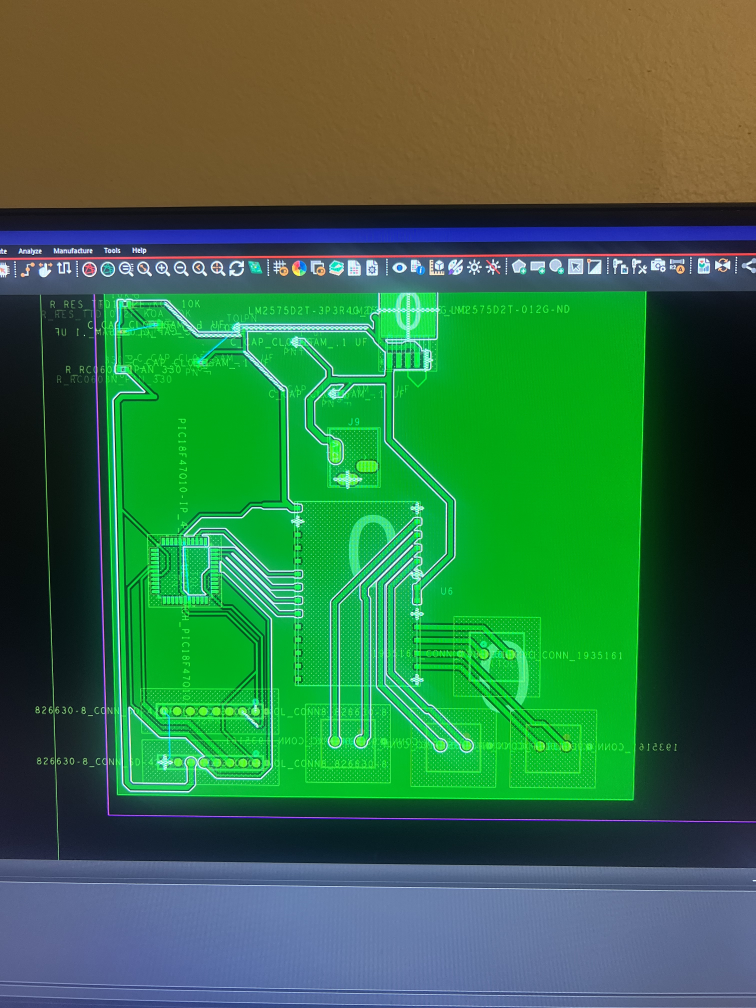
#> input picture projects/IMG_5938.jpg, 3024 x 4032 px, given in place of the camera (shown at 1/4 size)
$ python 'camerafinalv7 (1).py'
#> lines starting #> are read from the running program, lines starting #| are printed output that depends on the picture; after the words box and inside, x2 and y2 are one past the last pixel; in counts of white or black regions, pixels touching at a corner belong together
import cv2
import numpy as np
import serial
import time
import threading
import matplotlib.pyplot as plt
import matplotlib.animation as animation

# —–––– Serial Setup —––––
ser = serial.Serial(port='COM5', baudrate=9600, timeout=1)
time.sleep(2)

# —–––– PID parameters —––––
Kp, Ki, Kd = 1.2, 0.30, 0.01
## adjust_kp = 0.05
sum_error = last_error = 0.0
last_d_error = 0.0

# —–––– Frame & Speed parameters —––––
frame_width = 640
frame_center = frame_width / 2
max_speed = 180
min_speed = -180

# —–––– Timing control —––––
last_time = time.perf_counter()

# —–––– Open camera —––––
cap = cv2.VideoCapture(0)
cap.set(cv2.CAP_PROP_FRAME_WIDTH, 640)
cap.set(cv2.CAP_PROP_FRAME_HEIGHT, 480)
cap.set(cv2.CAP_PROP_BRIGHTNESS, 150)
cap.set(cv2.CAP_PROP_CONTRAST, 50)
cap.set(cv2.CAP_PROP_SATURATION, 50)
cap.set(cv2.CAP_PROP_EXPOSURE, -4)

if not cap.isOpened():
    print("Error: could not open camera index 0")
    exit(1)

# Constants
START_BYTE = 0xFF

# Previous mask
prev_red_mask = None

# —–––– Global storage for plotting —––––
plot_data = {
    'error': [],
    'speed': [],
    'dt': [],
    'time': [],
    'cross_times': []
}
start_plot_time = time.time()

# —–––– Plotting function —––––
def live_plot():
    fig, (ax1, ax2, ax3) = plt.subplots(3, 1, figsize=(8, 6))
    fig.suptitle('Real-Time PID Signals')

    def animate(i):
        if len(plot_data['time']) < 2:
            return

        ax1.clear()
        ax2.clear()
        ax3.clear()

        ax1.plot(plot_data['time'], plot_data['error'], label='Error')
        ax2.plot(plot_data['time'], plot_data['speed'], label='Speed', color='g')
        ax3.plot(plot_data['time'], plot_data['dt'], label='dt (s)', color='r')

        ax1.legend()
        ax2.legend()
        ax3.legend()

        ax1.set_ylabel('Error (px)')
        ax2.set_ylabel('Speed')
        ax3.set_ylabel('dt (s)')
        ax3.set_xlabel('Time (s)')

        ax1.grid()
        ax2.grid()
        ax3.grid()

    ani = animation.FuncAnimation(fig, animate, interval=200, cache_frame_data=False)
    plt.show()

# —–––– Start the plotter thread —––––
threading.Thread(target=live_plot, daemon=True).start()

# —–––– RED DETECTION FUNCTION —––––
def detect_red(frame):
    hsv = cv2.cvtColor(frame, cv2.COLOR_BGR2HSV)

    lower_red1 = np.array([0, 80, 80])
    upper_red1 = np.array([15, 255, 255])
    lower_red2 = np.array([150, 80, 80])
    upper_red2 = np.array([180, 255, 255])

    mask1 = cv2.inRange(hsv, lower_red1, upper_red1)
    mask2 = cv2.inRange(hsv, lower_red2, upper_red2)
    red_mask = cv2.bitwise_or(mask1, mask2)

    kernel = np.ones((6, 6), np.uint8)
    red_mask = cv2.morphologyEx(red_mask, cv2.MORPH_OPEN, kernel)
    red_mask = cv2.morphologyEx(red_mask, cv2.MORPH_CLOSE, kernel)

    contours, _ = cv2.findContours(red_mask, cv2.RETR_EXTERNAL, cv2.CHAIN_APPROX_SIMPLE)
    mask_clean = np.zeros_like(red_mask)

    for cnt in contours:
        if cv2.contourArea(cnt) > 100:
            cv2.drawContours(mask_clean, [cnt], -1, 255, thickness=cv2.FILLED)

    return mask_clean, hsv

# —–––– HSV Debug Mouse Click Callback —––––
def mouse_callback(event, x, y, flags, param):
    global hsv_debug
    if event == cv2.EVENT_LBUTTONDOWN:
        hsv_pixel = hsv_debug[y, x]
        print(f"HSV at ({x},{y}) = {hsv_pixel}")

cv2.namedWindow('Original')
cv2.setMouseCallback('Original', mouse_callback)

# —–––– Main Loop —––––
try:
    while True:
        ret, frame = cap.read()
#> frame is the input picture: shape (4032, 3024, 3); mean B, G, R 68.9, 112.9, 54
        if not ret:
            print("Error: frame not captured")
            break

        now = time.perf_counter()
        dt = now - last_time
        last_time = now

        # --- Draw center crosshair ---
        h, w = frame.shape[:2]
#> h = 4032; w = 3024
        cx, cy = w // 2, h // 2
#> cx = 1512; cy = 2016
        cv2.line(frame, (cx, 0), (cx, h), (0, 255, 0), 1)
        cv2.line(frame, (0, cy), (w, cy), (0, 255, 0), 1)

        # --- Red Detection ---
        red_mask, hsv_debug = detect_red(frame)
#> in detect_red, `hsv = cv2.cvtColor(frame, cv2.COLOR_BGR2HSV)`: hsv: shape (4032, 3024, 3); mean H, S, V 72.5, 172.2, 130
#> in detect_red, `mask1 = cv2.inRange(hsv, lower_red1, upper_red1)`:
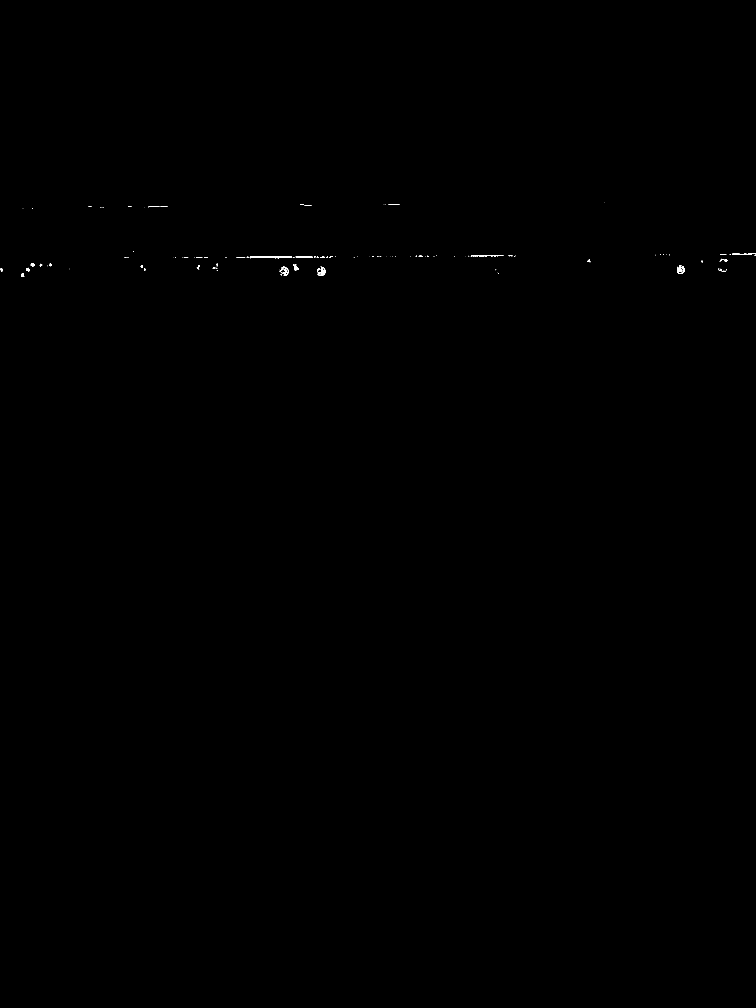
#> mask1: shape (4032, 3024) (shown at 1/4 size); 0.05% white; 142 white regions (101 under 20 px), largest, box (x1, y1, x2, y2) and area: (999, 1024, 1168, 1033) 1049, (1270, 1067, 1302, 1104) 514, (2708, 1061, 2739, 1096) 454
#> in detect_red, `mask2 = cv2.inRange(hsv, lower_red2, upper_red2)`:
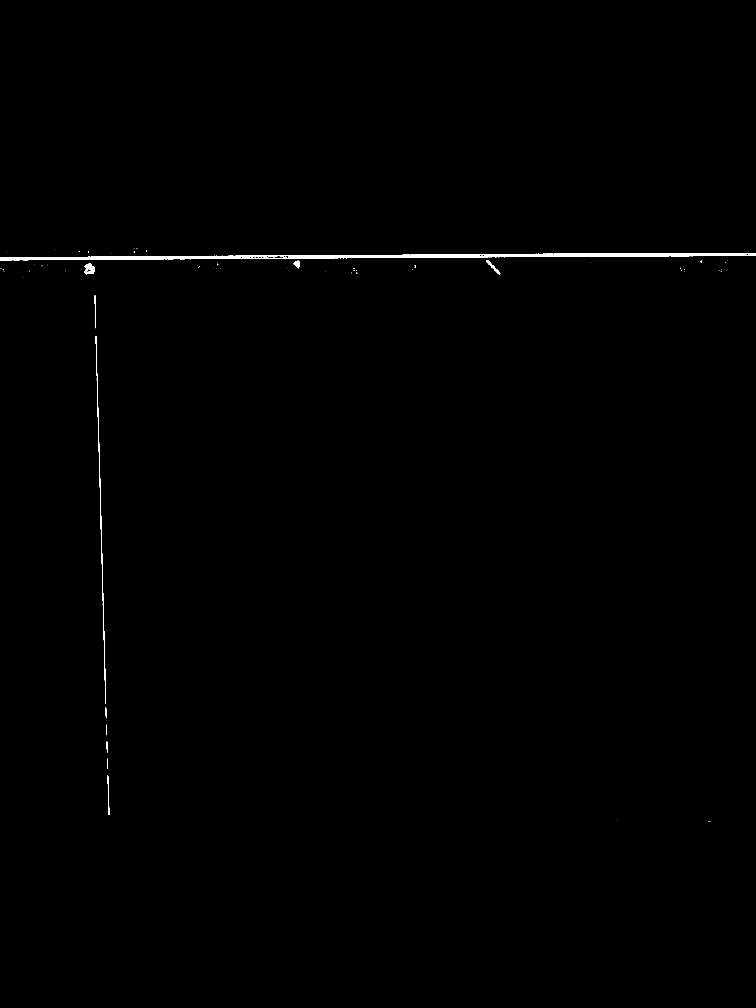
#> mask2: shape (4032, 3024) (shown at 1/4 size); 0.33% white; 76 white regions (61 under 20 px), largest, box (x1, y1, x2, y2) and area: (1513, 1012, 3024, 1032) 16733, (0, 1020, 1512, 1041) 15894, (401, 2017, 423, 2743) 1717
#> in detect_red, `red_mask = cv2.bitwise_or(mask1, mask2)`: red_mask: shape (4032, 3024); 0.37% white; 113 white regions (73 under 20 px), largest, box (x1, y1, x2, y2) and area: (0, 1020, 1512, 1041) 17695, (1513, 1012, 3024, 1032) 17591, (401, 2017, 423, 2743) 1717
#> in detect_red, `red_mask = cv2.morphologyEx(red_mask, cv2.MORPH_OPEN, kernel)`:
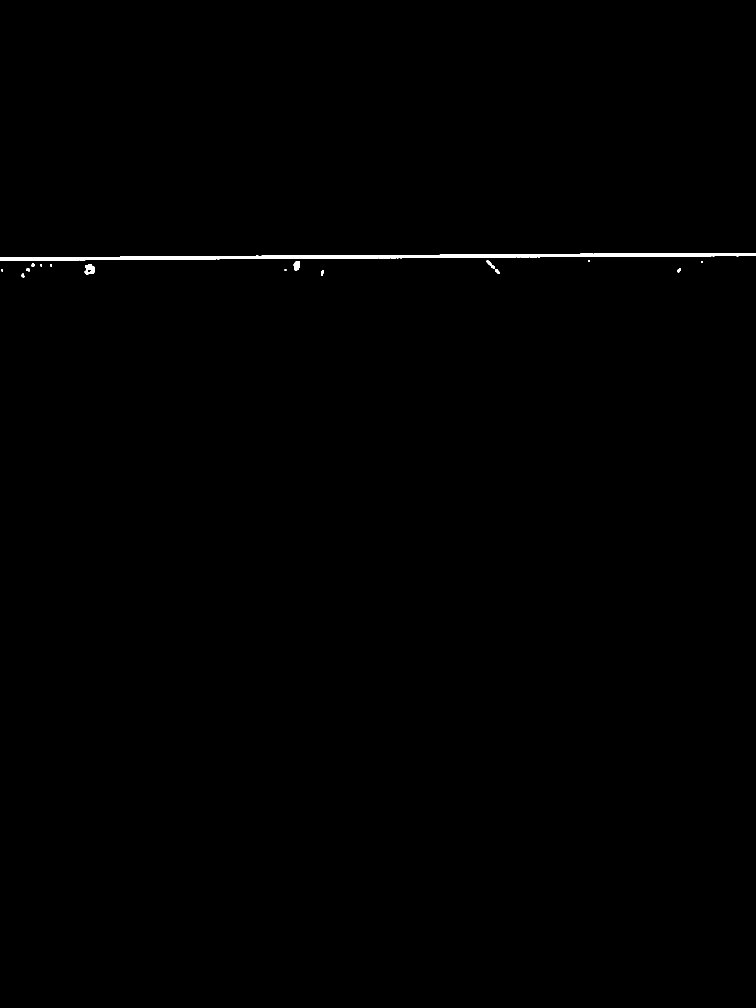
#> red_mask: shape (4032, 3024) (shown at 1/4 size); 0.31% white; 19 white regions, largest, box (x1, y1, x2, y2) and area: (0, 1021, 1513, 1042) 17616, (1514, 1013, 3024, 1033) 17484, (339, 1056, 380, 1097) 1109
#> in detect_red, `red_mask = cv2.morphologyEx(red_mask, cv2.MORPH_CLOSE, kernel)`:
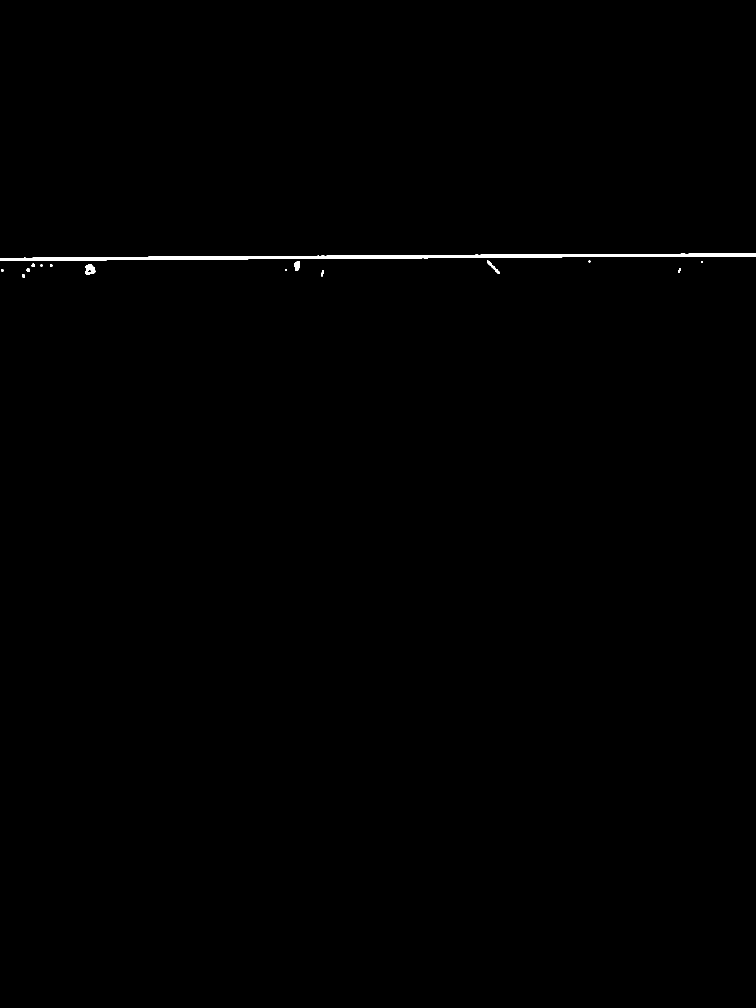
#> red_mask: shape (4032, 3024) (shown at 1/4 size); 0.32% white; 17 white regions
#> in detect_red, `contours, _ = cv2.findContours(red_mask, cv2.RETR_EXTERNAL, cv2.CHAIN_..`: contours = 17 contours; largest, box (x1, y1, x2, y2) and area: (0, 1014, 3024, 1043) 32173, (340, 1057, 381, 1098) 1174, (1176, 1046, 1200, 1083) 634, (1948, 1043, 1967, 1062) 177, (1981, 1078, 2000, 1096) 170
#> the loop in detect_red, `for cnt in contours:` made 17 passes
#> cnt on passes 4, 10, 14, 15: [[1140, 1078], [1140, 1083], [1145, 1083], [1145, 1078]], [[163, 1058], [163, 1065], [168, 1065], [168, 1058]], [[2806, 1045], [2806, 1050], [2811, 1050], [2811, 1045]], [[2355, 1043], [2355, 1048], [2360, 1048], [2360, 1043]]
#> after the loop in detect_red, `for cnt in contours:`: mask_clean: shape (4032, 3024); 0.31% white; 10 white regions, largest, box (x1, y1, x2, y2) and area: (0, 1014, 3024, 1043) 35207, (340, 1057, 381, 1098) 1243, (1176, 1046, 1200, 1083) 682

        # --- Tracking Mask ---
        track_mask = red_mask

        # --- Centroid Calculation ---
        cols = track_mask.sum(axis=0)
#> cols = 3024 values, max 13260 at index 354, min 2550 at index 51, mean 3220.9
        if cols.sum() == 0:
            searching = True
            column_location = frame_center  # Stay centered when no detection
        else:
            indices = np.arange(frame_width)
#> (the run stopped early here; a loop or call above may not have finished)

$ run again, on projects/IMG_6032.jpg
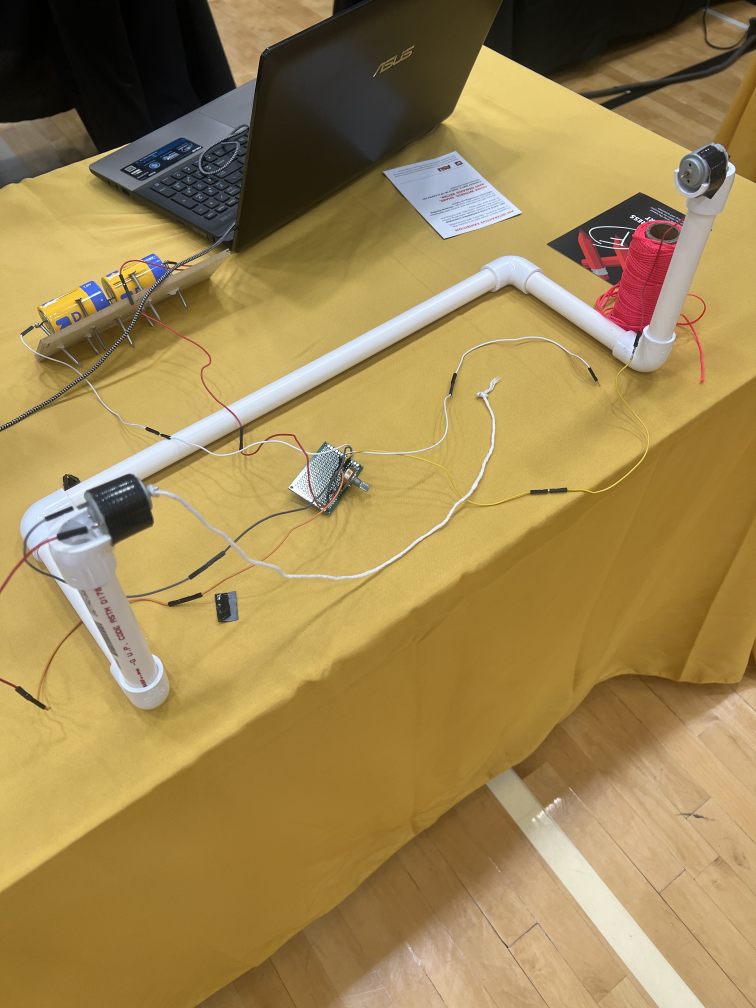
#> input picture projects/IMG_6032.jpg, 3024 x 4032 px, given in place of the camera (shown at 1/4 size)
#> frame is the input picture: shape (4032, 3024, 3); mean B, G, R 81.9, 133.6, 158.4
#> hsv: shape (4032, 3024, 3); mean H, S, V 27.6, 126.6, 159.8
#> in detect_red, `mask1 = cv2.inRange(hsv, lower_red1, upper_red1)`:
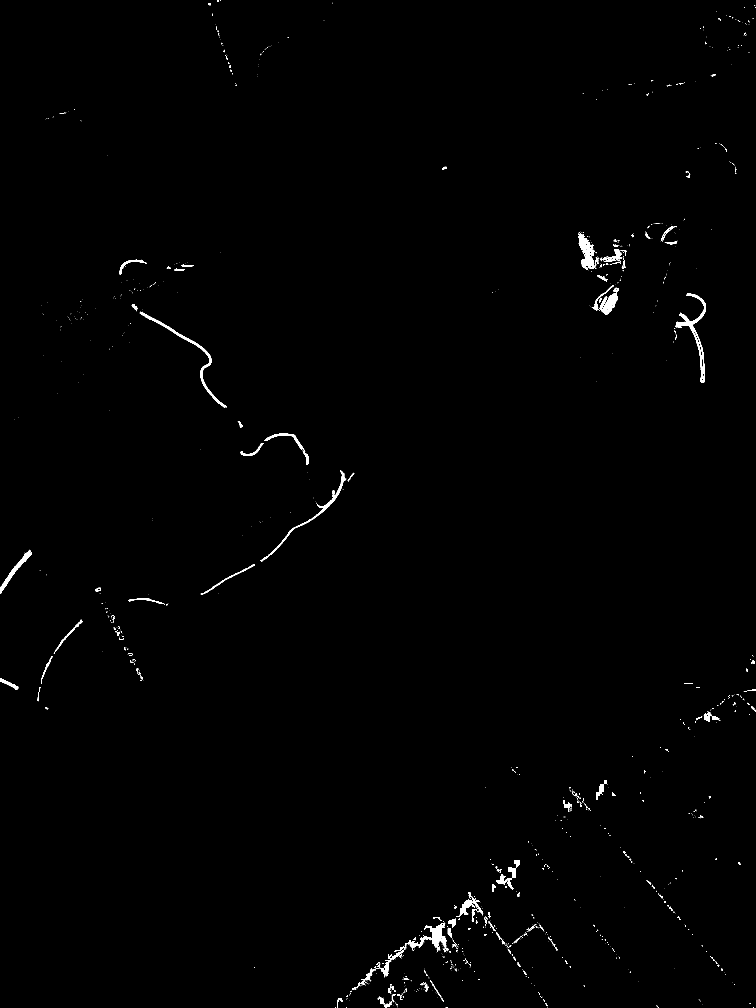
#> mask1: shape (4032, 3024) (shown at 1/4 size); 0.55% white; 1442 white regions (1222 under 20 px), largest, box (x1, y1, x2, y2) and area: (2701, 1174, 2824, 1530) 5641, (559, 1247, 907, 1631) 4967, (1622, 3692, 1785, 3806) 4911
#> mask2: shape (4032, 3024); 0.7% white; 176 white regions (127 under 20 px), largest, box (x1, y1, x2, y2) and area: (2356, 868, 2741, 1344) 76649, (2313, 919, 2377, 981) 1139, (2770, 1315, 2816, 1523) 1064
#> contours = 68 contours, 1 with area under 20; largest, box (x1, y1, x2, y2) and area: (2313, 875, 2740, 1335) 95226, (2705, 1176, 2826, 1531) 6200, (564, 1250, 906, 1632) 4416, (1635, 3698, 1783, 3792) 3490, (0, 2178, 167, 2376) 3278
#> the loop in detect_red, `for cnt in contours:` made 68 passes
#> cnt on passes 6, 9, 11, 12, 13, 17, 19: [[1554, 3843], [1554, 3849], [1559, 3849], [1559, 3843]], [[1749, 3779], [1749, 3784], [1754, 3784], [1754, 3779]], [[1940, 3738], [1940, 3743], [1945, 3743], [1945, 3738]], [[1874, 3714], [1874, 3719], [1879, 3719], [1879, 3714]], [[1794, 3714], [1794, 3725], [1803, 3725], [1803, 3714]], [[1897, 3607], [1897, 3612], [1902, 3612], [1902, 3607]], [[2072, 3580], [2072, 3586], [2077, 3586], [2077, 3580]]
#> after the loop in detect_red, `for cnt in contours:`:
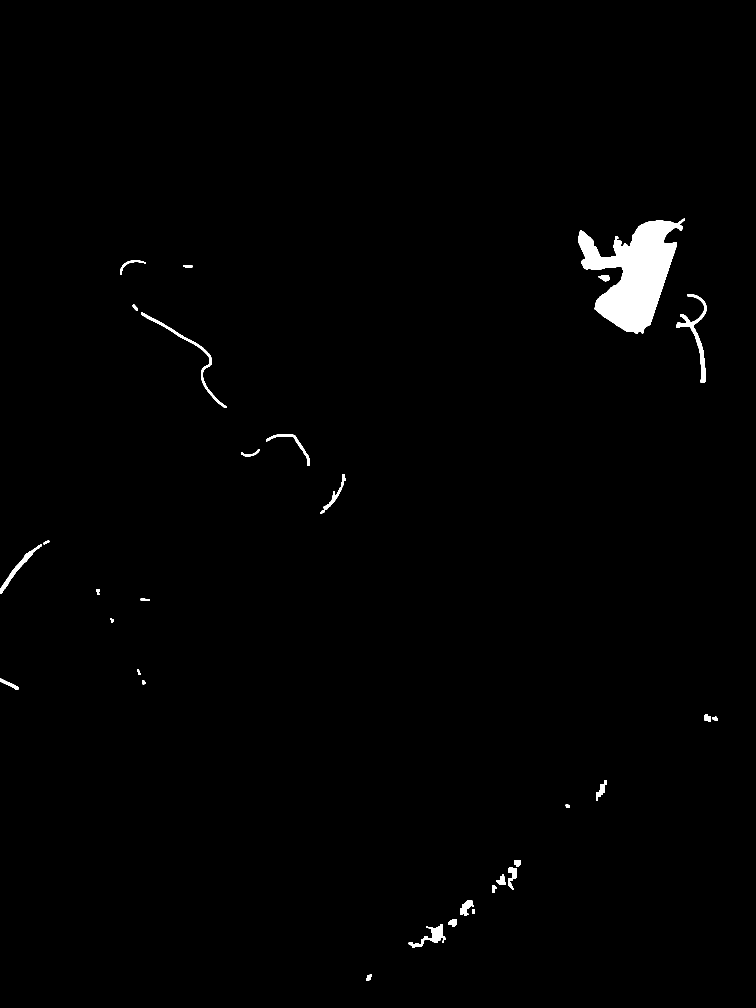
#> mask_clean: shape (4032, 3024) (shown at 1/4 size); 1.1% white; 31 white regions, largest, box (x1, y1, x2, y2) and area: (2313, 875, 2740, 1335) 96216, (2705, 1176, 2826, 1531) 6705, (564, 1250, 906, 1632) 4941
#> cols = 3024 values, max 111180 at index 2571, min 0 at index 167, mean 11122.3
